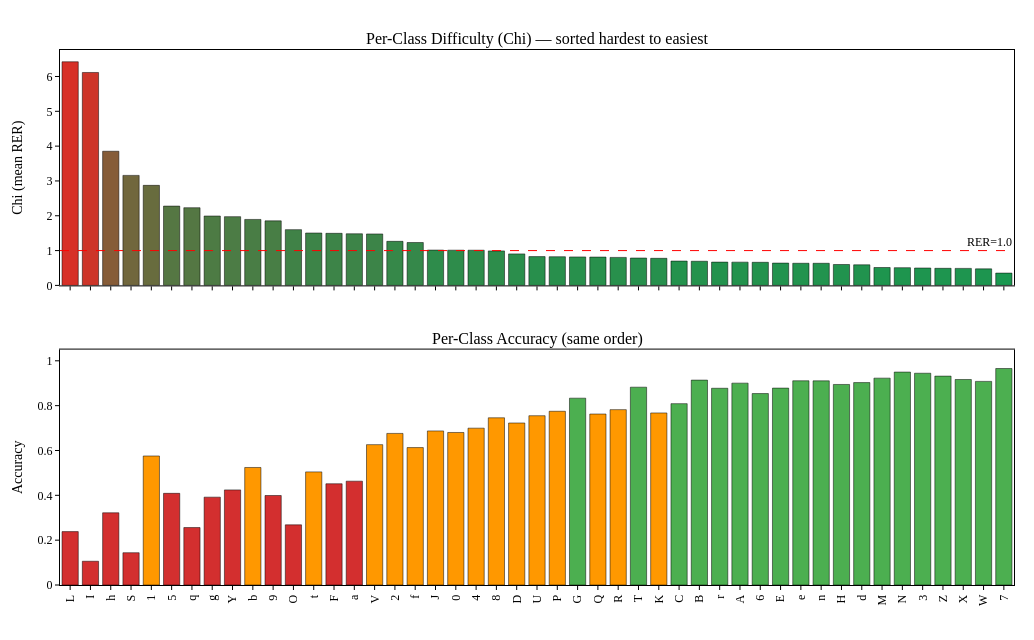

This figure's notebook cell:
### Markdown cell above
## Per-Class RER Distribution & Accuracy

### Code cell
# Per-class chi and accuracy
class_chi = compute_class_chi(rer_values, true_labels)
per_class = []
for c in range(num_classes):
    mask = df["true_label"] == c
    n_total = mask.sum()
    n_correct = (df.loc[mask, "correct"]).sum()
    per_class.append({
        "class": c,
        "name": class_names[c],
        "chi": class_chi.get(c, 0.0),
        "accuracy": n_correct / max(n_total, 1),
        "n_samples": n_total,
        "n_errors": n_total - n_correct,
    })
df_class = pd.DataFrame(per_class).sort_values("chi", ascending=False)

order_names = [class_names[c] for c in df_class["class"].values]
chi_vals = df_class["chi"].values
acc_vals = df_class["accuracy"].values

# Red->Yellow->Green reversed: high chi = red
def chi_color(v, vmin, vmax):
    t = 0.0 if vmax == vmin else (v - vmin) / (vmax - vmin)
    # interp red->green reversed: red for high
    r = int(215 * t + 26 * (1 - t))
    g = int(48 * t + 152 * (1 - t))
    b = int(39 * t + 80 * (1 - t))
    return f"rgb({r},{g},{b})"

chi_colors = [chi_color(v, chi_vals.min(), chi_vals.max()) for v in chi_vals]
acc_colors = ["#d32f2f" if a < 0.5 else "#ff9800" if a < 0.8 else "#4caf50" for a in acc_vals]

fig = make_subplots(
    rows=2, cols=1, shared_xaxes=True, vertical_spacing=0.12,
    subplot_titles=("Per-Class Difficulty (Chi) — sorted hardest to easiest", "Per-Class Accuracy (same order)"),
)
fig.add_trace(go.Bar(
    x=order_names, y=chi_vals, marker_color=chi_colors, marker_line_color="black", marker_line_width=0.5,
    name="chi", showlegend=False,
), row=1, col=1)
fig.add_hline(y=1.0, line_dash="dash", line_color="red", line_width=1, row=1, col=1,
              annotation_text="RER=1.0", annotation_position="top right")

fig.add_trace(go.Bar(
    x=order_names, y=acc_vals, marker_color=acc_colors, marker_line_color="black", marker_line_width=0.5,
    name="accuracy", showlegend=False,
), row=2, col=1)

fig.update_xaxes(tickangle=-90, row=2, col=1)
fig.update_yaxes(title_text="Chi (mean RER)", row=1, col=1)
fig.update_yaxes(title_text="Accuracy", range=[0, 1.05], row=2, col=1)
fig.update_layout(width=max(720, num_classes * 22), height=640)
fig.show(config=PLOTLY_CONFIG)

print("Top 10 hardest classes:")
display(df_class.head(10)[["name", "chi", "accuracy", "n_samples", "n_errors"]])

### Figure 1 — Plotly figure (JSON) as saved in the notebook; plotly's stock layout.template omitted (floating-point values rounded to 4 significant figures)
{"data": [{"marker": {"color": ["rgb(215,48,39)", "rgb(205,53,41)", "rgb(134,92,56)", "rgb(113,103,61)", "rgb(104,108,62)", "rgb(85,119,67)", "rgb(84,119,67)", "rgb(77,123,68)", "rgb(76,124,69)", "rgb(73,125,69)", "rgb(72,126,69)", "rgb(64,130,71)", "rgb(61,132,72)", "rgb(61,132,72)", "rgb(61,132,72)", "rgb(60,132,72)", "rgb(54,136,73)", "rgb(53,136,74)", "rgb(46,140,75)", "rgb(46,140,75)", "rgb(46,140,75)", "rgb(45,141,75)", "rgb(43,142,76)", "rgb(40,143,76)", "rgb(40,143,76)", "rgb(40,144,76)", "rgb(40,144,76)", "rgb(40,144,76)", "rgb(39,144,77)", "rgb(39,144,77)", "rgb(36,146,77)", "rgb(36,146,77)", "rgb(35,146,77)", "rgb(35,146,77)", "rgb(35,146,77)", "rgb(34,147,78)", "rgb(34,147,78)", "rgb(34,147,78)", "rgb(33,147,78)", "rgb(33,147,78)", "rgb(30,149,78)", "rgb(30,149,78)", "rgb(30,149,79)", "rgb(30,149,79)", "rgb(30,149,79)", "rgb(29,149,79)", "rgb(26,152,80)"], "line": {"color": "black", "width": 0.5}}, "name": "chi", "showlegend": false, "type": "bar", "x": ["L", "I", "h", "S", "1", "5", "q", "g", "Y", "b", "9", "O", "t", "F", "a", "V", "2", "f", "J", "0", "4", "8", "D", "U", "P", "G", "Q", "R", "T", "K", "C", "B", "r", "A", "6", "E", "e", "n", "H", "d", "M", "N", "3", "Z", "X", "W", "7"], "xaxis": "x", "y": [6.423, 6.115, 3.853, 3.16, 2.873, 2.278, 2.231, 1.993, 1.975, 1.895, 1.854, 1.601, 1.505, 1.496, 1.483, 1.478, 1.265, 1.231, 1.015, 1.012, 1.011, 0.991, 0.9052, 0.8265, 0.8236, 0.8176, 0.8136, 0.8043, 0.7862, 0.7781, 0.6988, 0.6938, 0.6693, 0.6679, 0.6638, 0.641, 0.636, 0.6355, 0.6, 0.5917, 0.5142, 0.509, 0.4999, 0.4912, 0.4887, 0.4746, 0.354], "yaxis": "y"}, {"marker": {"color": ["#d32f2f", "#d32f2f", "#d32f2f", "#d32f2f", "#ff9800", "#d32f2f", "#d32f2f", "#d32f2f", "#d32f2f", "#ff9800", "#d32f2f", "#d32f2f", "#ff9800", "#d32f2f", "#d32f2f", "#ff9800", "#ff9800", "#ff9800", "#ff9800", "#ff9800", "#ff9800", "#ff9800", "#ff9800", "#ff9800", "#ff9800", "#4caf50", "#ff9800", "#ff9800", "#4caf50", "#ff9800", "#4caf50", "#4caf50", "#4caf50", "#4caf50", "#4caf50", "#4caf50", "#4caf50", "#4caf50", "#4caf50", "#4caf50", "#4caf50", "#4caf50", "#4caf50", "#4caf50", "#4caf50", "#4caf50", "#4caf50"], "line": {"color": "black", "width": 0.5}}, "name": "accuracy", "showlegend": false, "type": "bar", "x": ["L", "I", "h", "S", "1", "5", "q", "g", "Y", "b", "9", "O", "t", "F", "a", "V", "2", "f", "J", "0", "4", "8", "D", "U", "P", "G", "Q", "R", "T", "K", "C", "B", "r", "A", "6", "E", "e", "n", "H", "d", "M", "N", "3", "Z", "X", "W", "7"], "xaxis": "x2", "y": [0.2381, 0.106, 0.3221, 0.144, 0.5755, 0.4089, 0.2562, 0.3918, 0.4242, 0.5242, 0.3992, 0.2684, 0.5046, 0.4516, 0.4631, 0.6261, 0.6761, 0.613, 0.6872, 0.6804, 0.6996, 0.7458, 0.7227, 0.7551, 0.7749, 0.8333, 0.7626, 0.7822, 0.8824, 0.7674, 0.8089, 0.9139, 0.8776, 0.9004, 0.854, 0.8783, 0.9109, 0.9106, 0.8945, 0.9028, 0.9228, 0.9498, 0.9447, 0.9317, 0.9167, 0.9083, 0.9657], "yaxis": "y2"}], "layout": {"annotations": [{"font": {"size": 16}, "showarrow": false, "text": "Per-Class Difficulty (Chi) — sorted hardest to easiest", "x": 0.5, "xanchor": "center", "xref": "paper", "y": 1, "yanchor": "bottom", "yref": "paper"}, {"font": {"size": 16}, "showarrow": false, "text": "Per-Class Accuracy (same order)", "x": 0.5, "xanchor": "center", "xref": "paper", "y": 0.44, "yanchor": "bottom", "yref": "paper"}, {"showarrow": false, "text": "RER=1.0", "x": 1, "xanchor": "right", "xref": "x domain", "y": 1, "yanchor": "bottom", "yref": "y"}], "height": 640, "shapes": [{"line": {"color": "red", "dash": "dash", "width": 1}, "type": "line", "x0": 0, "x1": 1, "xref": "x domain", "y0": 1, "y1": 1, "yref": "y"}], "width": 1034, "xaxis": {"anchor": "y", "domain": [0, 1], "matches": "x2", "showticklabels": false}, "xaxis2": {"anchor": "y2", "domain": [0, 1], "tickangle": -90}, "yaxis": {"anchor": "x", "domain": [0.56, 1], "title": {"text": "Chi (mean RER)"}}, "yaxis2": {"anchor": "x2", "domain": [0, 0.44], "range": [0, 1.05], "title": {"text": "Accuracy"}}}}
